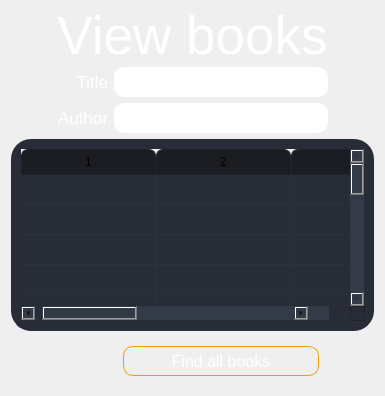
            <widget class="QWidget" name="view_books_page">
             <layout class="QGridLayout" name="gridLayout_3">
              <item row="6" column="0" colspan="4">
               <widget class="QTableWidget" name="tableWidget">
                <property name="maximumSize">
                 <size>
                  <width>16777215</width>
                  <height>250</height>
                 </size>
                </property>
                <property name="styleSheet">
                 <string notr="true">QTableWidget {	
background-color: rgb(39, 44, 54);
padding: 10px;
border-radius: 20px;
gridline-color: rgb(44, 49, 60);
border-bottom: 1px solid rgb(44, 49, 60);
}
QTableWidget::item{
border-color: rgb(44, 49, 60);
padding-left: 5px;
padding-right: 5px;
gridline-color: rgb(44, 49, 60);
}
QTableWidget::item:selected{
background-color: rgb(85, 170, 255);
}
QScrollBar:horizontal {
 	border: none;
    background: rgb(52, 59, 72);
    height: 14px;
    margin: 0px 21px 0 21px;
	border-radius: 0px;
}
 QScrollBar:vertical {
	border: none;
    background: rgb(52, 59, 72);
	color:rgb(39, 44, 54);
    width: 14px;
    
	border-radius: 0px;
 }
QHeaderView::section{
	Background-color: rgb(39, 44, 54);
	max-width: 30px;
	border: 1px solid rgb(44, 49, 60);
	border-style: none;
    border-bottom: 1px solid rgb(44, 49, 60);
    border-right: 1px solid rgb(44, 49, 60);
}
QTableWidget::horizontalHeader {	
	background-color: rgb(81, 255, 0);
}
QHeaderView::section:horizontal
{
    border: 1px solid rgb(32, 34, 42);
	background-color: rgb(27, 29, 35);
	padding: 3px;
	border-top-left-radius: 7px;
    border-top-right-radius: 7px;
}
QHeaderView::section:vertical
{
    border: 1px solid rgb(44, 49, 60);
}</string>
                </property>
                <property name="frameShape">
                 <enum>QFrame::NoFrame</enum>
                </property>
                <property name="rowCount">
                 <number>16</number>
                </property>
                <property name="columnCount">
                 <number>6</number>
                </property>
                <attribute name="horizontalHeaderCascadingSectionResizes">
                 <bool>true</bool>
                </attribute>
                <attribute name="horizontalHeaderDefaultSectionSize">
                 <number>135</number>
                </attribute>
                <attribute name="verticalHeaderVisible">
                 <bool>false</bool>
                </attribute>
                <row/>
                <row/>
                <row/>
                <row/>
                <row/>
                <row/>
                <row/>
                <row/>
                <row/>
                <row/>
                <row/>
                <row/>
                <row/>
                <row/>
                <row/>
                <row/>
                <column/>
                <column/>
                <column/>
                <column/>
                <column/>
                <column/>
               </widget>
              </item>
              <item row="1" column="1">
               <widget class="QLabel" name="label_9">
                <property name="font">
                 <font>
                  <pointsize>13</pointsize>
                 </font>
                </property>
                <property name="styleSheet">
                 <string notr="true">color:white;</string>
                </property>
                <property name="text">
                 <string>Title</string>
                </property>
                <property name="alignment">
                 <set>Qt::AlignRight|Qt::AlignTrailing|Qt::AlignVCenter</set>
                </property>
               </widget>
              </item>
              <item row="1" column="0">
               <spacer name="horizontalSpacer_15">
                <property name="orientation">
                 <enum>Qt::Horizontal</enum>
                </property>
                <property name="sizeHint" stdset="0">
                 <size>
                  <width>40</width>
                  <height>20</height>
                 </size>
                </property>
               </spacer>
              </item>
              <item row="1" column="3">
               <spacer name="horizontalSpacer_16">
                <property name="orientation">
                 <enum>Qt::Horizontal</enum>
                </property>
                <property name="sizeHint" stdset="0">
                 <size>
                  <width>40</width>
                  <height>20</height>
                 </size>
                </property>
               </spacer>
              </item>
              <item row="4" column="1">
               <widget class="QLabel" name="label_35">
                <property name="font">
                 <font>
                  <pointsize>13</pointsize>
                 </font>
                </property>
                <property name="styleSheet">
                 <string notr="true">color:white;</string>
                </property>
                <property name="text">
                 <string>Author</string>
                </property>
                <property name="alignment">
                 <set>Qt::AlignRight|Qt::AlignTrailing|Qt::AlignVCenter</set>
                </property>
               </widget>
              </item>
              <item row="0" column="1" colspan="2">
               <widget class="QLabel" name="label_36">
                <property name="maximumSize">
                 <size>
                  <width>16777215</width>
                  <height>50</height>
                 </size>
                </property>
                <property name="font">
                 <font>
                  <pointsize>40</pointsize>
                 </font>
                </property>
                <property name="styleSheet">
                 <string notr="true">color:white;
</string>
                </property>
                <property name="text">
                 <string>View books</string>
                </property>
                <property name="alignment">
                 <set>Qt::AlignCenter</set>
                </property>
               </widget>
              </item>
              <item row="4" column="2">
               <widget class="QLineEdit" name="lineEdit_12">
                <property name="minimumSize">
                 <size>
                  <width>0</width>
                  <height>30</height>
                 </size>
                </property>
                <property name="styleSheet">
                 <string notr="true">QLineEdit{
	color:white;
	border-style:none;
	border-radius:10px;
	border:1px solid white;
}
QLineEdit:focus{
		border:1px solid rgb(238, 159, 0);
}</string>
                </property>
               </widget>
              </item>
              <item row="1" column="2">
               <widget class="QLineEdit" name="lineEdit_11">
                <property name="minimumSize">
                 <size>
                  <width>0</width>
                  <height>30</height>
                 </size>
                </property>
                <property name="styleSheet">
                 <string notr="true">QLineEdit{
	color:white;
	border-style:none;
	border-radius:10px;
	border:1px solid white;
}
QLineEdit:focus{
		border:1px solid rgb(238, 159, 0);
}</string>
                </property>
               </widget>
              </item>
              <item row="7" column="2">
               <widget class="QFrame" name="frame_11">
                <property name="frameShape">
                 <enum>QFrame::NoFrame</enum>
                </property>
                <property name="frameShadow">
                 <enum>QFrame::Raised</enum>
                </property>
                <layout class="QHBoxLayout" name="horizontalLayout_9">
                 <item>
                  <widget class="QPushButton" name="pushButton_17">
                   <property name="minimumSize">
                    <size>
                     <width>0</width>
                     <height>30</height>
                    </size>
                   </property>
                   <property name="font">
                    <font>
                     <pointsize>12</pointsize>
                    </font>
                   </property>
                   <property name="styleSheet">
                    <string notr="true">QPushButton{
	color:white;
	border-style:none;
	border:1px solid rgb(238, 159, 0); 
	border-radius: 10px;
}
QPushButton::hover{
	background-color: rgb(238, 159, 0); 
}</string>
                   </property>
                   <property name="text">
                    <string>Find all books</string>
                   </property>
                  </widget>
                 </item>
                </layout>
               </widget>
              </item>
             </layout>
            </widget>
